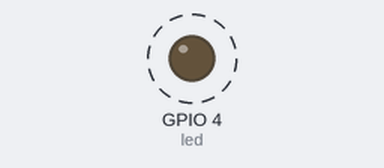
Simulated run of this program. Board: Raspberry Pi (BCM pin numbers). Parts: output pins drawn as LEDs (lit = HIGH). Dashed ring = blinking.

Above: at 0.5 s.
Timing chart, 0 to 4.6 s (numbered marks = the images above):
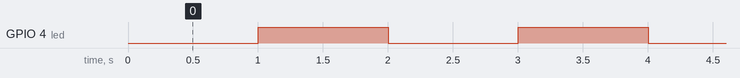

The program:

led.py
```python
import RPi.GPIO as GPIO
import time

GPIO.setmode(GPIO.BCM)

GPIO.setwarnings(False)

led = 4
GPIO.setup(led, GPIO.OUT)

while True:
    time.sleep(1)
    GPIO.output(led, 1)
    time.sleep(1)
    GPIO.output(led, 0)

GPIO.cleanup()
```

Measured:
- by itself, GPIO 4 (led): alternates HIGH for 1.0 s and LOW for 1.0 s
